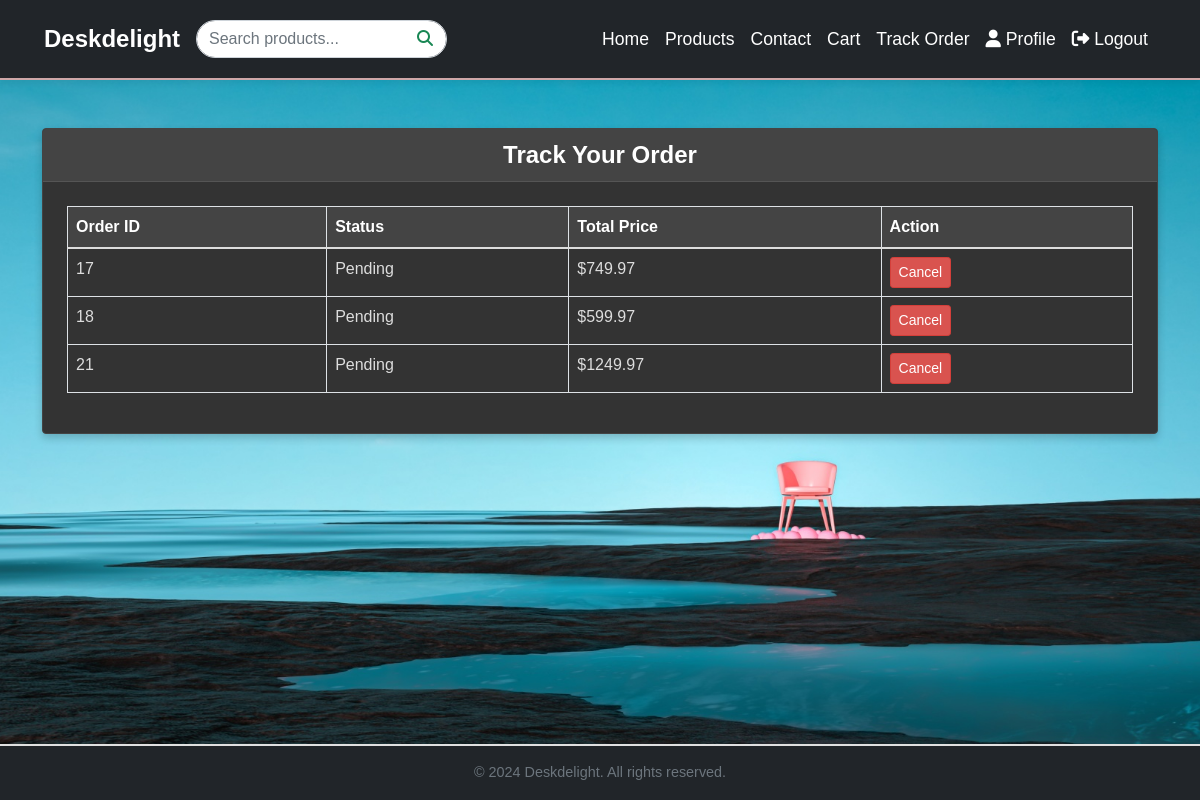
The page /track_order/ (signed in) on the database its author committed.
### myapp/models.py (models this page shows, shortened)
class Order(models.Model):
    customer = models.ForeignKey(settings.AUTH_USER_MODEL, on_delete=models.CASCADE)
    total_price = models.DecimalField(max_digits=10, decimal_places=2)
    status = models.CharField(
        max_length=20,
        choices=[('Pending', 'Pending'), ('Shipped', 'Shipped'), ('Delivered', 'Delivered'), ('Cancelled', 'Cancelled')],
        default='Pending',
    )
    shipping_address = models.TextField()
    phone_number = models.CharField(max_length=15)
    created_at = models.DateTimeField(auto_now_add=True)
    estimated_delivery_date = models.DateField(default=now() + timedelta(days=5))  # Add estimated delivery date

### myapp/views.py (the view)
# urls.py: path('track_order/', views.track_order_page, name='track_order_page'),
@login_required
def track_order_page(request):
    user = request.user
    orders = Order.objects.filter(customer=user)
    return render(request, 'track_order.html', {'orders': orders})

### templates/track_order.html (shortened to what this page needs)
{% extends 'base.html' %}
{% block content %}
<div class="container mt-5">
    <div class="card">
        <div class="card-header">Track Your Order</div>
        <div class="card-body">
            {% if orders %}
                <table class="table table-bordered">
                    <thead>
                        <tr>
                            <th>Order ID</th>
                            <th>Status</th>
                            <th>Total Price</th>
                            <th>Action</th>
                        </tr>
                    </thead>
                    <tbody>
                        {% for order in orders %}
                            <tr>
                                <td>{{ order.id }}</td>
                                <td>{{ order.status }}</td>
                                <td>${{ order.total_price }}</td>
                                <td>
                                    {% if order.status == "Pending" %}
                                        <form method="post" action="{% url 'cancel_order' order.id %}">
                                            <button type="submit" class="btn btn-danger btn-sm">Cancel</button>
                                        </form>
                                    {% endif %}
                                </td>
                            </tr>
                        {% endfor %}
                    </tbody>
                </table>
            {% else %}
                <p>You have no orders to track.</p>
            {% endif %}
        </div>
    </div>
</div>
{% endblock %}

### templates/track_order.html (style rules this page uses)
body { background: linear-gradient(to bottom, #000, #555); color: #fff; }
.card { background-color: #333; border: 1px solid #444; box-shadow: 0 4px 8px rgba(0, 0, 0, 0.2); }
.card-header { background-color: #444; border-bottom: 1px solid #555; font-size: 1.5rem; font-weight: bold; text-align: center; color: #fff; }
.card-body { padding: 1.5rem; }
.table { background-color: #222; color: #ddd; }
.table th { background-color: #444; color: #fff; }
.table td { background-color: #333; }
.btn-danger { background-color: #d9534f; border-color: #d43f3a; }

### rows shown on the page
Order: id "17", status "Pending", total_price "749.97", shows "Cancel"
Order: id "18", status "Pending", total_price "599.97", shows "Cancel"
Order: id "21", status "Pending", total_price "1249.97", shows "Cancel"
